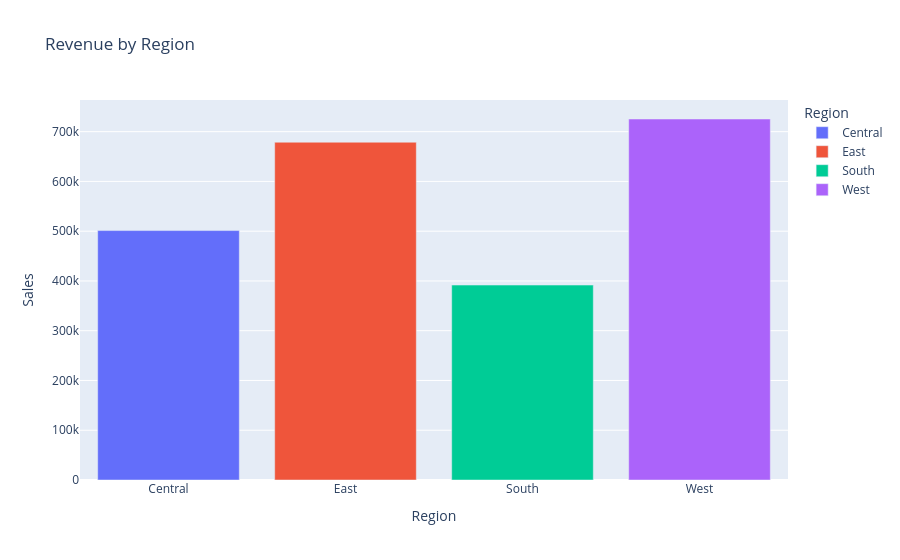

Source (notebook cell):
### Code cell
fig = px.bar(
    region_sales,
    x='Region',
    y='Sales',
    title='Revenue by Region',
    color='Region'
)

fig.show()

### Figure 1 — Plotly figure (JSON) as saved in the notebook; plotly's stock layout.template omitted (floating-point values rounded to 4 significant figures)
{"data": [{"hovertemplate": "Region=%{x}<br>Sales=%{y}<extra></extra>", "legendgroup": "Central", "marker": {"color": "#636efa", "pattern": {"shape": ""}}, "name": "Central", "orientation": "v", "showlegend": true, "textposition": "auto", "type": "bar", "x": ["Central"], "xaxis": "x", "y": [501200.0], "yaxis": "y"}, {"hovertemplate": "Region=%{x}<br>Sales=%{y}<extra></extra>", "legendgroup": "East", "marker": {"color": "#EF553B", "pattern": {"shape": ""}}, "name": "East", "orientation": "v", "showlegend": true, "textposition": "auto", "type": "bar", "x": ["East"], "xaxis": "x", "y": [678800.0], "yaxis": "y"}, {"hovertemplate": "Region=%{x}<br>Sales=%{y}<extra></extra>", "legendgroup": "South", "marker": {"color": "#00cc96", "pattern": {"shape": ""}}, "name": "South", "orientation": "v", "showlegend": true, "textposition": "auto", "type": "bar", "x": ["South"], "xaxis": "x", "y": [391700.0], "yaxis": "y"}, {"hovertemplate": "Region=%{x}<br>Sales=%{y}<extra></extra>", "legendgroup": "West", "marker": {"color": "#ab63fa", "pattern": {"shape": ""}}, "name": "West", "orientation": "v", "showlegend": true, "textposition": "auto", "type": "bar", "x": ["West"], "xaxis": "x", "y": [725500.0], "yaxis": "y"}], "layout": {"barmode": "relative", "legend": {"title": {"text": "Region"}, "tracegroupgap": 0}, "title": {"text": "Revenue by Region"}, "xaxis": {"anchor": "y", "categoryarray": ["Central", "East", "South", "West"], "categoryorder": "array", "domain": [0, 1], "title": {"text": "Region"}}, "yaxis": {"anchor": "x", "domain": [0, 1], "title": {"text": "Sales"}}}}
